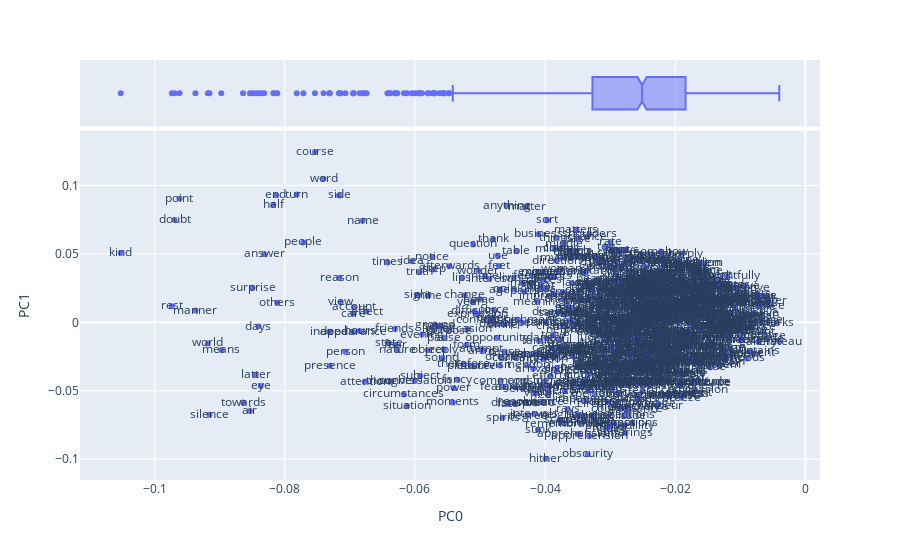

Notebook code cell kept with this figure:
### Markdown cell above
This boxplot is a bit of a better visualization for it, though I know that the hover won't show up correctly in my submission. I would characterize it according to the three most extreme values as being "people vs. places", specifically people in the possessive sense (though it is important to note that "thats", "youre", and "shes" probably don't really belong with the other nouns). More than that, though (and this is well reflected in the scatterplot of the DCM above that highlights genre), the positive values of PC1 are more "detective" and the negatives are more "gothic" in my opinion. 

### Question 5: PCA centered by variance

### Code cell
LOADINGS_5, DCM_5, COMPINF_5 = PCA_info(TFIDF_1000, k=10, norm_docs = True, center_by_variance = True)

Q5_X = LOADINGS_5.join(VOCAB_reduced)
px.scatter(Q5_X.reset_index(), 'PC0', 'PC1',
           text='term_str', marginal_x='box', height=800)

### Figure 1 — Plotly figure (JSON) as saved in the notebook; plotly's stock layout.template omitted (floating-point values rounded to 4 significant figures; data arrays with more than 128 entries replaced by an {"elided": "..."} marker saying what was removed)
{"data": [{"hovertemplate": "PC0=%{x}<br>PC1=%{y}<br>term_str=%{text}<extra></extra>", "legendgroup": "", "marker": {"color": "#636efa", "symbol": "circle"}, "mode": "markers+text", "name": "", "orientation": "v", "showlegend": false, "text": {"elided": "1000 str values"}, "type": "scatter", "x": {"elided": "1000 float values"}, "xaxis": "x", "y": {"elided": "1000 float values"}, "yaxis": "y"}, {"alignmentgroup": "True", "hovertemplate": "PC0=%{x}<extra></extra>", "legendgroup": "", "marker": {"color": "#636efa", "symbol": "circle"}, "name": "", "notched": true, "offsetgroup": "", "showlegend": false, "type": "box", "x": {"elided": "1000 float values"}, "xaxis": "x2", "yaxis": "y2"}], "layout": {"autosize": true, "legend": {"tracegroupgap": 0}, "margin": {"t": 60}, "xaxis": {"anchor": "y", "autorange": true, "domain": [0, 1], "range": [-0.1114, 0.002178], "title": {"text": "PC0"}, "type": "linear"}, "xaxis2": {"anchor": "y2", "autorange": true, "domain": [0, 1], "matches": "x", "range": [-0.1114, 0.002178], "showgrid": true, "showticklabels": false, "type": "linear"}, "yaxis": {"anchor": "x", "autorange": true, "domain": [0, 0.8316], "range": [-0.1141, 0.1388], "title": {"text": "PC1"}, "type": "linear"}, "yaxis2": {"anchor": "x2", "autorange": true, "domain": [0.8416, 1], "matches": "y2", "range": [-0.5, 0.5], "showgrid": false, "showline": false, "showticklabels": false, "ticks": "", "type": "category"}}}
